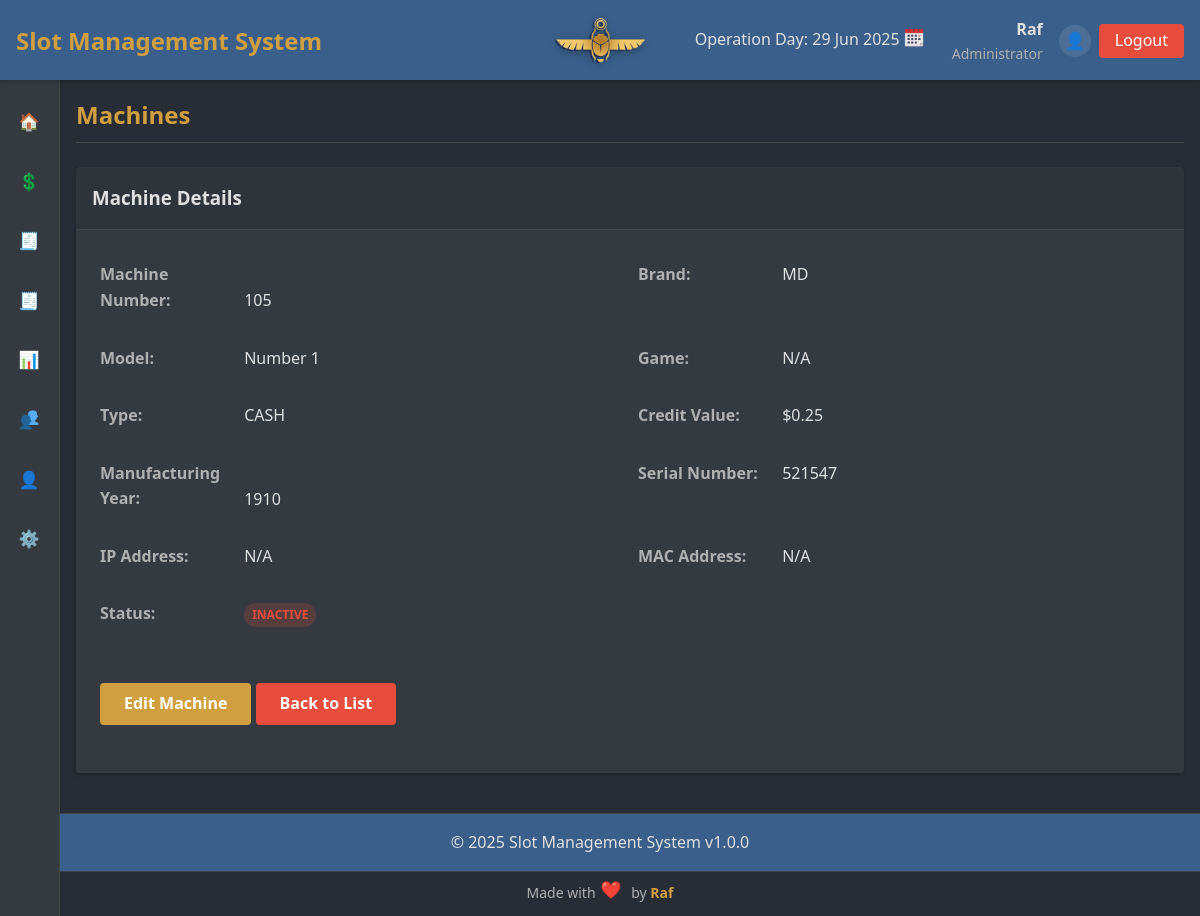
/index.php?page=machines&action=view&id=10 (signed in), run on the app's committed database.
### tables this page shows
CREATE TABLE `machines` (
  `id` int NOT NULL AUTO_INCREMENT,
  `machine_number` varchar(50) NOT NULL,
  `brand_id` int DEFAULT NULL,
  `model` varchar(100) NOT NULL,
  `game` varchar(100) DEFAULT NULL,
  `type_id` int DEFAULT NULL,
  `credit_value` decimal(10,2) NOT NULL,
  `manufacturing_year` int DEFAULT NULL,
  `ip_address` varchar(15) DEFAULT NULL,
  `mac_address` varchar(17) DEFAULT NULL,
  `serial_number` varchar(100) DEFAULT NULL,
  `status` enum('Active','Inactive','Maintenance','Reserved') NOT NULL DEFAULT 'Active',
  `created_at` timestamp NULL DEFAULT CURRENT_TIMESTAMP,
  `updated_at` timestamp NULL DEFAULT CURRENT_TIMESTAMP ON UPDATE CURRENT_TIMESTAMP,
  PRIMARY KEY (`id`),
  UNIQUE KEY `machine_number` (`machine_number`),
  UNIQUE KEY `serial_number` (`serial_number`),
  KEY `brand_id` (`brand_id`),
  KEY `type_id` (`type_id`),
  KEY `idx_machines_game` (`game`)
);

CREATE TABLE `brands` (
  `id` int NOT NULL AUTO_INCREMENT,
  `name` varchar(100) NOT NULL,
  `description` text,
  `created_at` timestamp NULL DEFAULT CURRENT_TIMESTAMP,
  `updated_at` timestamp NULL DEFAULT CURRENT_TIMESTAMP ON UPDATE CURRENT_TIMESTAMP,
  PRIMARY KEY (`id`),
  UNIQUE KEY `name` (`name`)
);

CREATE TABLE `machine_types` (
  `id` int NOT NULL AUTO_INCREMENT,
  `name` varchar(50) NOT NULL,
  `description` text,
  `created_at` timestamp NULL DEFAULT CURRENT_TIMESTAMP,
  `updated_at` timestamp NULL DEFAULT CURRENT_TIMESTAMP ON UPDATE CURRENT_TIMESTAMP,
  PRIMARY KEY (`id`),
  UNIQUE KEY `name` (`name`)
);

### includes/functions.php (called while the page is built, shortened)
<?php
function has_permission($required_role) {
    $user_role = $_SESSION['user_role'] ?? '';
    if ($user_role === 'admin') {
        return true;
    }
    return false;
}
function format_currency($amount) {
    return '$' . number_format((float)$amount, 2);
}
?>

### pages/machines/view.php (the view, shortened to what this page needs)
<?php
$machine_id = $_GET['id'];
$error = '';
$machine = null;
try {
    $stmt = $conn->prepare("
        SELECT m.*, b.name AS brand_name, mt.name AS type_name
        FROM machines m
        LEFT JOIN brands b ON m.brand_id = b.id
        LEFT JOIN machine_types mt ON m.type_id = mt.id
        WHERE m.id = ?
    ");
    $stmt->execute([$machine_id]);
    $machine = $stmt->fetch(PDO::FETCH_ASSOC);
} catch (PDOException $e) {
    $error = "Database error: " . $e->getMessage();
}
?>
<div class="machine-view fade-in">
    <div class="card">
        <div class="card-header">
            <h3>Machine Details</h3>
        </div>
        <div class="card-body">
            <?php if ($error): ?>
                <div class="alert alert-danger"><?php echo htmlspecialchars($error); ?></div>
            <?php else: ?>
                <div class="machine-details">
                    <div class="row">
                        <div class="col-6">
                            <div class="detail-group">
                                <strong>Machine Number:</strong>
                                <span><?php echo htmlspecialchars($machine['machine_number']); ?></span>
                            </div>
                        </div>
                        <div class="col-6">
                            <div class="detail-group">
                                <strong>Brand:</strong>
                                <span><?php echo htmlspecialchars($machine['brand_name'] ?? 'N/A'); ?></span>
                            </div>
                        </div>
                    </div>
                    <div class="row">
                        <div class="col-6">
                            <div class="detail-group">
                                <strong>Model:</strong>
                                <span><?php echo htmlspecialchars($machine['model']); ?></span>
                            </div>
                        </div>
                        <div class="col-6">
                            <div class="detail-group">
                                <strong>Game:</strong>
                                <span><?php echo htmlspecialchars($machine['game'] ?? 'N/A'); ?></span>
                            </div>
                        </div>
                    </div>
                    <div class="row">
                        <div class="col-6">
                            <div class="detail-group">
                                <strong>Type:</strong>
                                <span><?php echo htmlspecialchars($machine['type_name']); ?></span>
                            </div>
                        </div>
                        <div class="col-6">
                            <div class="detail-group">
                                <strong>Credit Value:</strong>
                                <span><?php echo format_currency($machine['credit_value']); ?></span>
                            </div>
                        </div>
                    </div>
                    <div class="row">
                        <div class="col-6">
                            <div class="detail-group">
                                <strong>Manufacturing Year:</strong>
                                <span><?php echo htmlspecialchars($machine['manufacturing_year'] ?: 'N/A'); ?></span>
                            </div>
                        </div>
                        <div class="col-6">
                            <div class="detail-group">
                                <strong>Serial Number:</strong>
                                <span><?php echo htmlspecialchars($machine['serial_number'] ?: 'N/A'); ?></span>
                            </div>
                        </div>
                    </div>
                    <div class="row">
                        <div class="col-6">
                            <div class="detail-group">
                                <strong>IP Address:</strong>
                                <span><?php echo htmlspecialchars($machine['ip_address'] ?: 'N/A'); ?></span>
                            </div>
                        </div>
                        <div class="col-6">
                            <div class="detail-group">
                                <strong>MAC Address:</strong>
                                <span><?php echo htmlspecialchars($machine['mac_address'] ?: 'N/A'); ?></span>
                            </div>
                        </div>
                    </div>
                    <div class="row">
                        <div class="col-6">
                            <div class="detail-group">
                                <strong>Status:</strong>
                                <span class="status status-<?php echo strtolower(htmlspecialchars($machine['status'])); ?>">
                                    <?php echo htmlspecialchars($machine['status']); ?>
                                </span>
                            </div>
                        </div>
                        <div class="col-6">
                        </div>
                    </div>
                    <div class="form-group" style="margin-top: 2rem;">
                        <?php if ($can_edit): ?>
                            <a href="index.php?page=machines&action=edit&id=<?php echo $machine_id; ?>" class="btn btn-primary">Edit Machine</a>
                        <?php endif; ?>
                        <a href="index.php?page=machines" class="btn btn-danger">Back to List</a>
                    </div>
                </div>
            <?php endif; ?>
        </div>
    </div>
</div>

### assets/css/styles.css (style rules this page uses)
:root { --primary-color: #3a5f8a; --secondary-color: #d0a040; --accent-color: #e74c3c; --dark-bg: #282c34; --light-bg: #343a40; --text-light: #e0e0e0; --text-muted: #b0b0b0; --success-color: #2ecc71; --warning-color: #f39c12; --danger-color: #e74c3c; --border-color: #444444; --spacing-xs: 0.25rem; --spacing-sm: 0.5rem; --spacing-md: 1rem; --spacing-lg: 1.5rem; --spacing-xl: 2rem; --font-xs: 0.75rem; --font-sm: 0.875rem; --font-md: 1rem; --font-lg: 1.25rem; --font-xl: 1.5rem; --font-xxl: 2rem; --border-radius: 4px; --box-shadow: 0 2px 4px rgba(0, 0, 0, 0.2); --transition-speed: 0.3s; --sidebar-width-expanded: 250px; --sidebar-width-collapsed: 60px; }
* { margin: 0; padding: 0; box-sizing: border-box; }
body { font-family: 'Segoe UI', Tahoma, Geneva, Verdana, sans-serif; background-color: var(--dark-bg); color: var(--text-light); line-height: 1.6; padding-top: 80px; }
a { color: var(--secondary-color); text-decoration: none; transition: color var(--transition-speed); }
.form-group { margin-bottom: var(--spacing-lg); }
.btn { display: inline-block; padding: var(--spacing-sm) var(--spacing-lg); border: none; border-radius: var(--border-radius); cursor: pointer; font-weight: bold; text-align: center; transition: all var(--transition-speed); }
.btn-primary { background-color: var(--secondary-color); color: white; }
.btn-danger { background-color: var(--danger-color); color: white; }
.card { background-color: var(--light-bg); border-radius: var(--border-radius); box-shadow: var(--box-shadow); margin-bottom: var(--spacing-lg); }
.card-header { padding: var(--spacing-md); border-bottom: 1px solid var(--border-color); background-color: rgba(0, 0, 0, 0.1); }
.card-body { padding: var(--spacing-lg); }
.row { display: flex; flex-wrap: wrap; margin: 0 -0.5rem; }
.col-6 { flex: 0 0 50%; max-width: 50%; padding: 0 0.5rem; }
.status { display: inline-block; padding: 2px 8px; border-radius: 12px; font-size: var(--font-xs); font-weight: bold; text-transform: uppercase; }
.status-inactive { background-color: rgba(231, 76, 60, 0.2); color: var(--danger-color); }
.detail-group { margin-bottom: 1rem; padding: 0.5rem 0; border-bottom: 1px solid rgba(255, 255, 255, 0.1); }
.detail-group:last-child { border-bottom: none; }
.detail-group strong { display: inline-block; width: 140px; color: var(--text-muted); }
.fade-in { animation: fadeIn var(--transition-speed); }

### data on the page
machines: machine_number "105", brand.name "MD", model "Number 1", game "N/A", machine_types.name "CASH", credit_value "$0.25", manufacturing_year "1910", serial_number "521547", ip_address "N/A", mac_address "N/A", status "INACTIVE"

### other printed values
$app_name "Slot Management System"
$_SESSION['username'] "Raf"
$user_roles[$_SESSION['user_role']] "Administrator"
$app_version "1.0.0"
